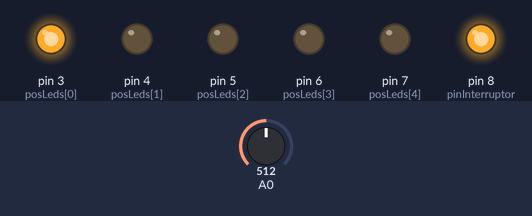
This sketch was run on a simulated Arduino Uno, built with avr-gcc and run on an emulated ATmega328P. On the bench: output pins drawn as LEDs (lit = HIGH). The test bench sets the inputs (shaded band); at power-on: A0 = 512. Random numbers use the default seed unless the sketch sets one.

Above: at 4.7 s.
4.8 s: A0 set to 983
At 6.5 s:
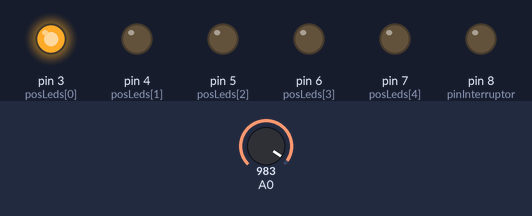
8.5 s: A0 set to 1008
At 11.8 s:
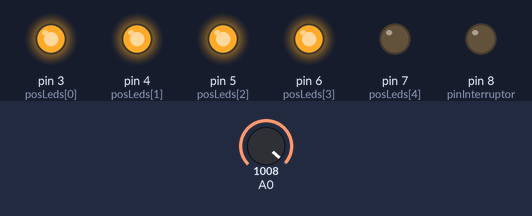
16.0 s: A0 set to 990
19.7 s: A0 set to 1010
At 25.7 s:
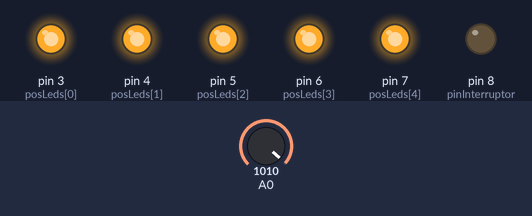
26.1 s: A0 set to 900
29.8 s: A0 set to 1023
At 37.0 s:
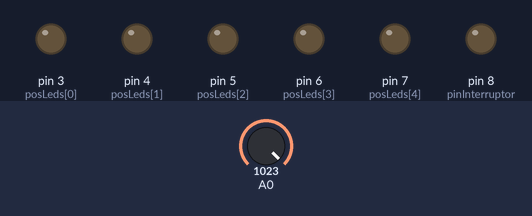
Timing chart, 0 to 69.0 s (numbered marks = the images above; inputs shaded):
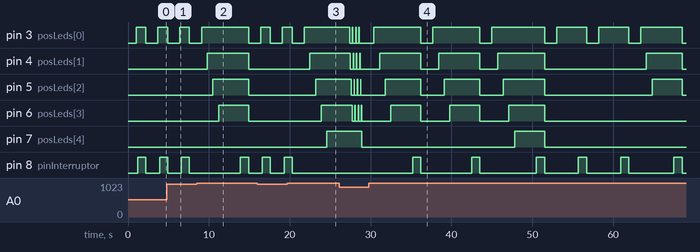

The sketch:

juegoImpulsividad.ino
```cpp
int nRepeticiones = 0;

int estadoBoton = 0;

// Los pines donde están conectados los leds
int posLeds[5]={3,4,5,6,7};

int pinInterruptor = 8;

void setup() {
    pinMode(posLeds[0], OUTPUT);
    pinMode(posLeds[1], OUTPUT);
    pinMode(posLeds[2], OUTPUT);
    pinMode(posLeds[3], OUTPUT);
    pinMode(posLeds[4], OUTPUT);

    pinMode(pinInterruptor, OUTPUT);
}

void loop() {
    delay(1000);
    nRepeticiones = calcularCicloLedAleatorio();
    ejecutarCiclo(nRepeticiones);
}

/*
* Devuelve un número aleatorio con valor n que se usará para encender n leds
*/
int calcularCicloLedAleatorio(){
    return random(1,6);
}

/*
* Ejecuta el loop del juego
* 1ºVa encendiendo los leds
*  1.1: si pulsa el botón antes de tiempo pierde
* 2º Una vez se han encendido todos espera
*  2.1: si no pulsa pierde
*  2.2: si sí pulsa gana
*    2.2.1: ejecutamos un ciclo con los leds que indica éxito
* 3º Apagamos los leds
*/
void ejecutarCiclo( int n ){
    // Vamos encendiendo los leds
    for ( int i = 0; i < n ;i++){
    digitalWrite(i+3,HIGH);
    delay(200);

    // Comprobamos si se ha precipitado
    if ( comprobarImpulsividad() ) {
      finalizarCiclo(n);
      return;
    }
    // Si no se ha precipitado continuamos la ejecución
    delay(500);
    }

    // Hasta aquí se habrían encendido los leds correspondientes, esperamos 2 segundos al usuario
    delay(2000);

    // Hemos esperado, comprobamos si ha pulsado
    estadoBoton = analogRead(A0);
    if ( estadoBoton < 1000  ) {
        ejecutarCicloExito();         // Ha pulsado, borramos el estado de los leds
    }
    else {                            // No ha pulsado, enecendemos el led rojo
        digitalWrite(8,HIGH);
        delay(1000);
        digitalWrite(8,LOW);
        estadoBoton = 0;
    }
    finalizarCiclo(n);

}

void finalizarCiclo(int n){
    for ( int i = 0; i < n ;i++){
        digitalWrite(i+3,LOW);
    }
    delay(500);
}


void ejecutarCicloExito(){
    for ( int i = 0; i < 16; i++ ){
        delay(50);
        digitalWrite(posLeds[i%4], HIGH);
        delay(50);
        digitalWrite(posLeds[i%4], LOW);
    }
}


// Si usa el botón antes de tiempo fallará y encenderá el botón rojo
bool comprobarImpulsividad() {
    estadoBoton = analogRead(A0);
    if ( estadoBoton < 1000  ) {
      digitalWrite(8,HIGH);
      delay(1000);
      digitalWrite(8,LOW);
      estadoBoton = 0;
      return true;
    } else {
      return false;
    }
}
```

Measured:
- the behaviour switches between 999 and 1000 on A0 (found by bisection; images 1 and 2)
- after the input at 8.5 s, pin 4 (posLeds[1]): LOW → HIGH after 1.3 s, → LOW 5.1 s later; pin 5 (posLeds[2]): LOW → HIGH after 2.0 s, → LOW 4.4 s later; pin 6 (posLeds[3]): LOW → HIGH after 2.7 s, → LOW 3.7 s later
- after the input at 19.7 s, pin 4 (posLeds[1]): LOW → HIGH after 2.8 s; pin 5 (posLeds[2]): LOW → HIGH after 3.5 s; pin 6 (posLeds[3]): LOW → HIGH after 4.2 s; pin 7 (posLeds[4]): LOW → HIGH after 4.9 s
- after the input at 29.8 s, pin 4 (posLeds[1]): LOW → HIGH after 1.3 s, → LOW 5.1 s later, → HIGH 2.2 s later, → LOW 5.1 s later, … (8 changes in this stretch); pin 5 (posLeds[2]): LOW → HIGH after 2.0 s, → LOW 4.4 s later, → HIGH 2.9 s later, → LOW 4.4 s later, … (8 changes in this stretch)
